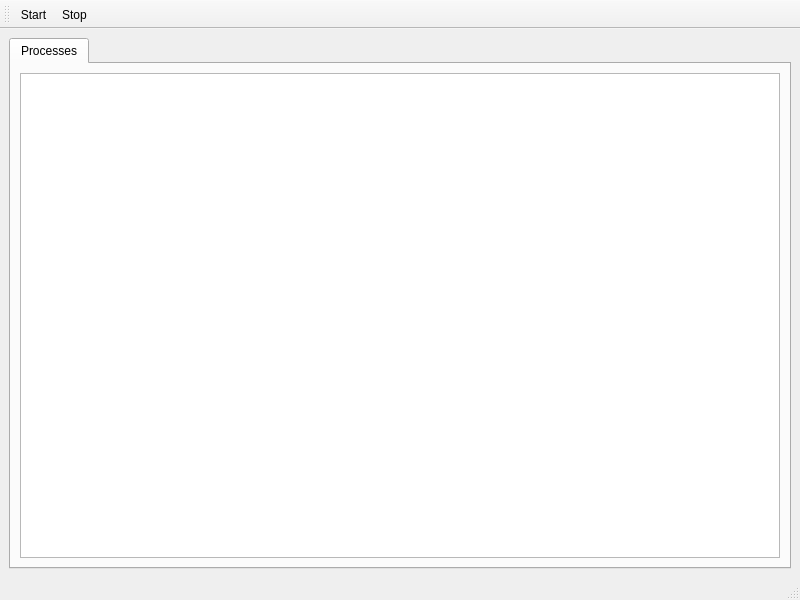
<ui version="4.0" >
 <class>Control</class>
 <widget class="QMainWindow" name="Control" >
  <property name="geometry" >
   <rect>
    <x>0</x>
    <y>0</y>
    <width>800</width>
    <height>600</height>
   </rect>
  </property>
  <property name="windowTitle" >
   <string>SForm Control Center</string>
  </property>
  <widget class="QWidget" name="centralwidget" >
   <property name="geometry" >
    <rect>
     <x>0</x>
     <y>60</y>
     <width>800</width>
     <height>516</height>
    </rect>
   </property>
   <layout class="QHBoxLayout" name="horizontalLayout" >
    <item>
     <widget class="QTabWidget" name="tabWidget" >
      <widget class="QWidget" name="processesTab" >
       <property name="geometry" >
        <rect>
         <x>0</x>
         <y>0</y>
         <width>784</width>
         <height>474</height>
        </rect>
       </property>
       <attribute name="title" >
        <string>Processes</string>
       </attribute>
       <layout class="QHBoxLayout" name="horizontalLayout_2" >
        <item>
         <widget class="QTableView" name="processesTableView" />
        </item>
       </layout>
      </widget>
     </widget>
    </item>
   </layout>
  </widget>
  <widget class="QMenuBar" name="menubar" >
   <property name="geometry" >
    <rect>
     <x>0</x>
     <y>0</y>
     <width>800</width>
     <height>27</height>
    </rect>
   </property>
  </widget>
  <widget class="QStatusBar" name="statusbar" >
   <property name="geometry" >
    <rect>
     <x>0</x>
     <y>576</y>
     <width>800</width>
     <height>24</height>
    </rect>
   </property>
  </widget>
  <widget class="QToolBar" name="toolBar" >
   <property name="geometry" >
    <rect>
     <x>0</x>
     <y>27</y>
     <width>800</width>
     <height>33</height>
    </rect>
   </property>
   <property name="windowTitle" >
    <string>toolBar</string>
   </property>
   <attribute name="toolBarArea" >
    <enum>TopToolBarArea</enum>
   </attribute>
   <attribute name="toolBarBreak" >
    <bool>false</bool>
   </attribute>
   <addaction name="actionStart" />
   <addaction name="actionStop" />
  </widget>
  <action name="actionStart" >
   <property name="text" >
    <string>Start</string>
   </property>
  </action>
  <action name="actionStop" >
   <property name="text" >
    <string>Stop</string>
   </property>
  </action>
 </widget>
 <resources/>
 <connections/>
</ui>
